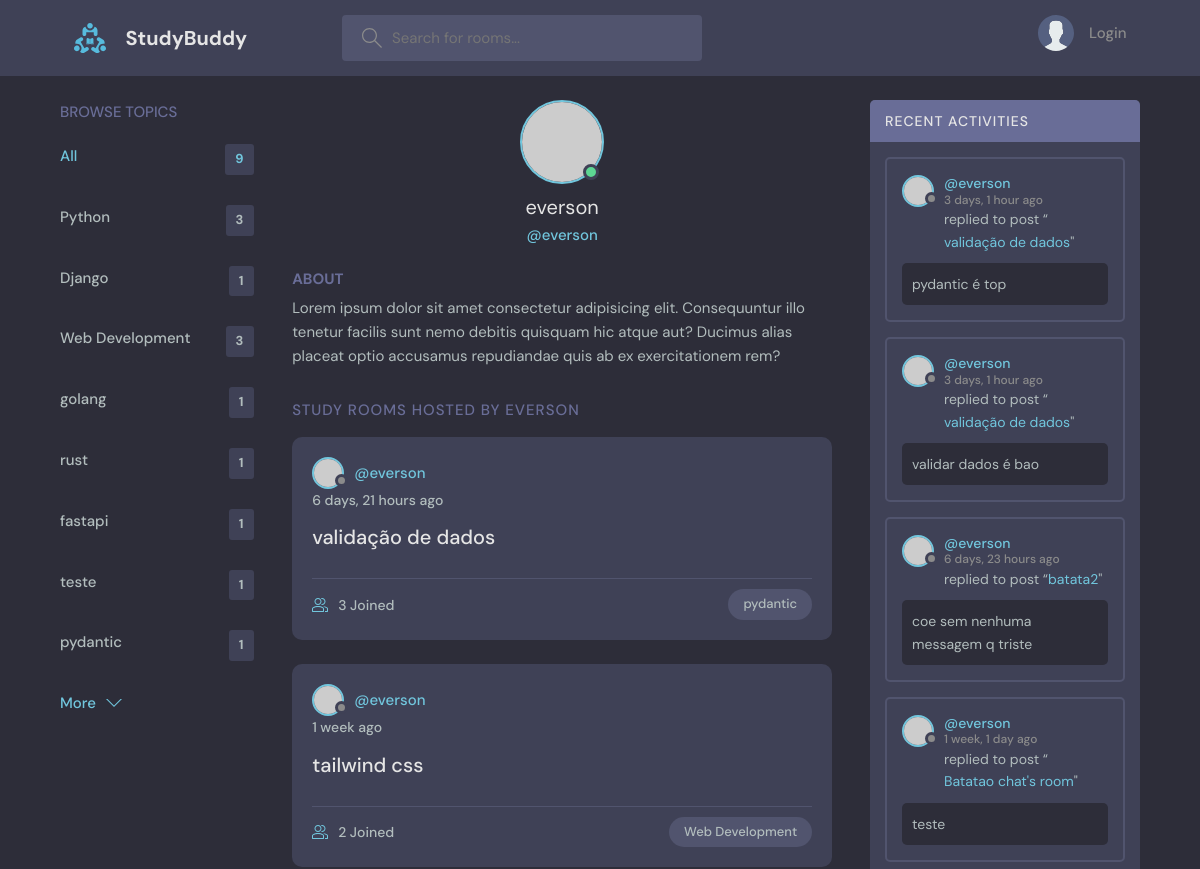
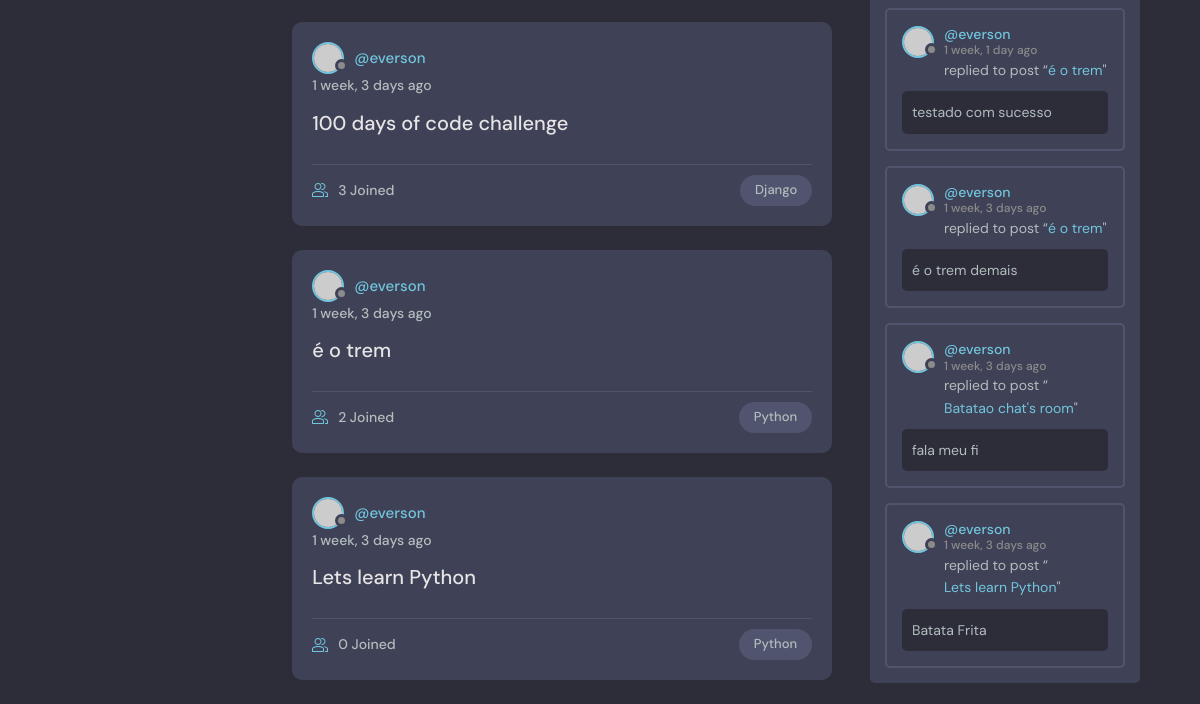
The app's page /profile/1/, older data (2 pictures, top to bottom).
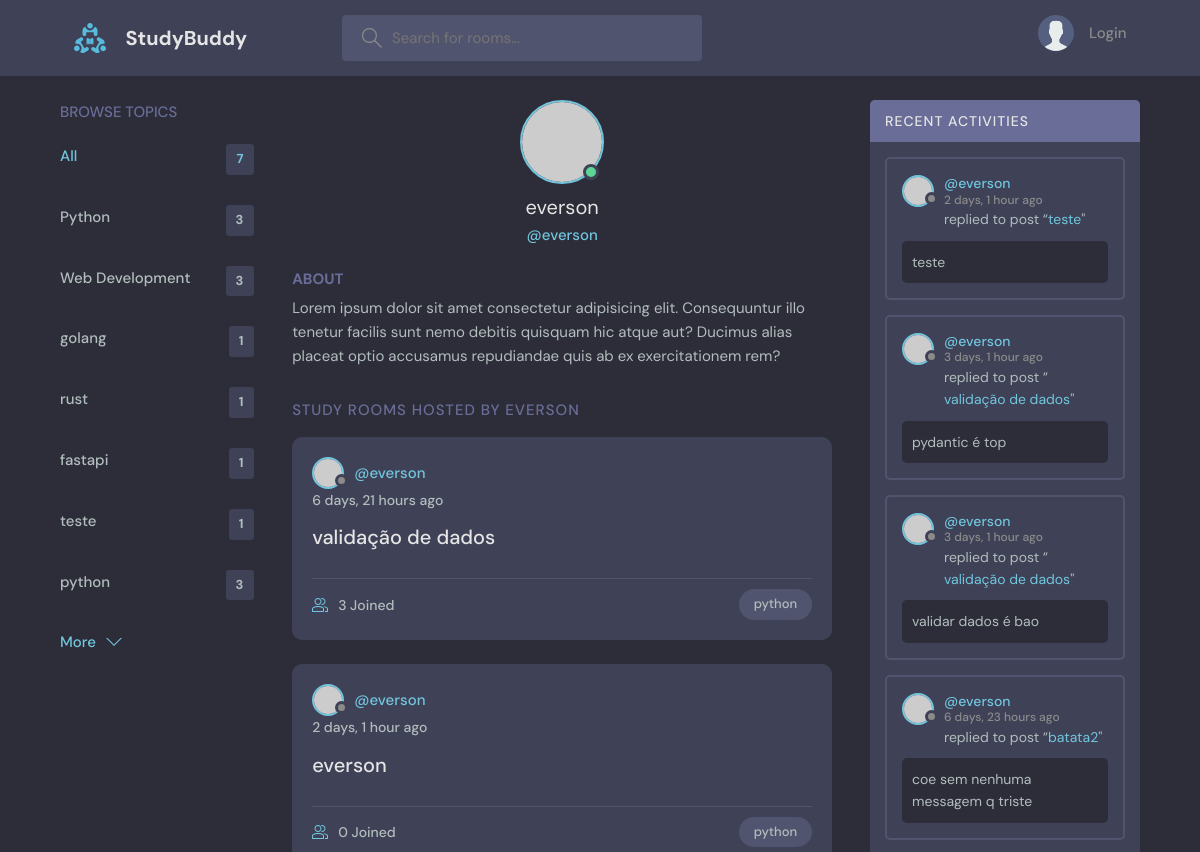
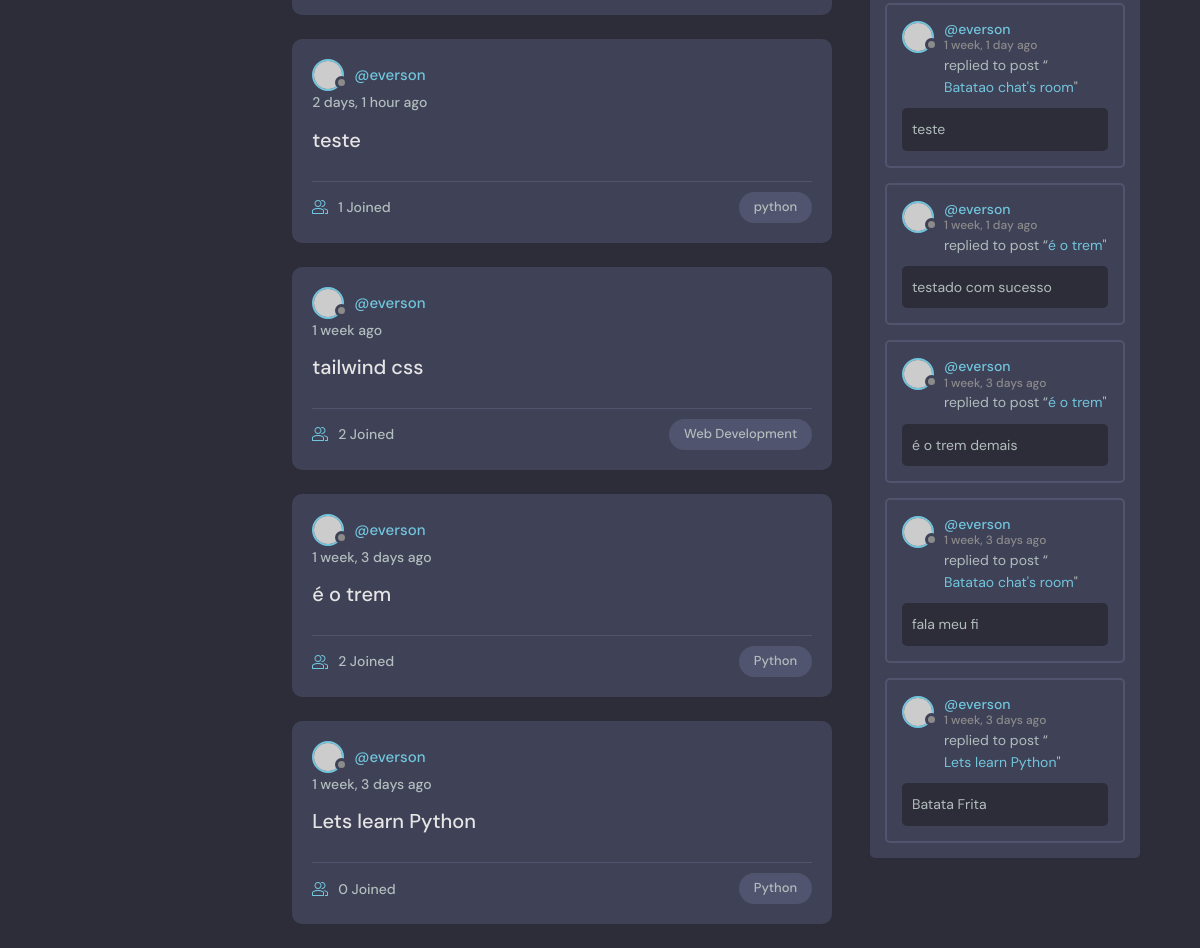
The same page, newer data (2 pictures, top to bottom).
### base/models.py (models this page shows, shortened)
class Topic(models.Model):
    name = models.CharField(max_length=200)

class Room(models.Model):
    host = models.ForeignKey(User, on_delete=models.SET_NULL, null=True)
    topic = models.ForeignKey(Topic, on_delete=models.SET_NULL, null=True)
    name = models.CharField(max_length=200)
    description = models.TextField(null=True, blank=True)
    participants = models.ManyToManyField(User, related_name='participants', blank=True)
    created_at = models.DateTimeField(auto_now_add=True)
    updated_at = models.DateTimeField(auto_now=True)
    class Meta:
        ordering = ['-updated_at', '-created_at']
    def __str__(self):
        return self.name

class Message(models.Model):
    user = models.ForeignKey(User, on_delete=models.CASCADE)
    room = models.ForeignKey(Room, on_delete=models.CASCADE)
    body = models.TextField()
    created_at = models.DateTimeField(auto_now_add=True)
    updated_at = models.DateTimeField(auto_now=True)
    class Meta:
        ordering = ['-updated_at', '-created_at']

### base/views.py (the view)
# urls.py: path('profile/<str:pk>/', views.user_profile, name='user-profile'),
def user_profile(request: HttpRequest, pk: str):
    user = User.objects.get(id=pk)
    rooms = user.room_set.all()
    topic_messages = user.message_set.all()
    topics = Topic.objects.all()
    context = {
        'user': user,
        'rooms': rooms,
        'topic_messages': topic_messages,
        'topics': topics,
    }
    return render(request, 'base/profile.html', context)

### base/templates/base/profile.html (shortened to what this page needs)
{% extends "main.html" %}
{% block content %}
<main class="profile-page layout layout--3">
    <div class="container">
        {% include "base/topics_component.html" %}
        <div class="roomList">
            <div class="profile">
                <div class="profile__avatar">
                    <div class="avatar avatar--large active">
                        <img src="https://randomuser.me/api/portraits/men/11.jpg" />
                    </div>
                </div>
                <div class="profile__info">
                    <h3>{{user.username}}</h3>
                    <p>@{{user.username}}</p>
                </div>
                <div class="profile__about">
                    <h3>About</h3>
                    <p>
                        Lorem ipsum dolor sit amet consectetur adipisicing elit. Consequuntur illo tenetur
                        facilis sunt nemo debitis quisquam hic atque aut? Ducimus alias placeat optio
                        accusamus repudiandae quis ab ex exercitationem rem?
                    </p>
                </div>
            </div>
            <div class="roomList__header">
                <div>
                    <h2>Study Rooms Hosted by {{user.username}}
                    </h2>
                </div>
            </div>
            {% include "base/feed_component.html" %}
        </div>
        {% include "base/activity_component.html" %}
    </div>
</main>
{% endblock content %}

### templates/main.html (shortened to what this page needs)
<!DOCTYPE html>
{% load static %}
<html lang="en">
<head>
    <link rel="stylesheet" href="{% static 'styles/style.css' %}" />
</head>
<body>
    {% include "navbar.html" %}
    {% block content %}
    {% endblock content %}
</body>
</html>

### templates/navbar.html (shortened to what this page needs)
{% load static %}
<header class="header header--loggedIn">
    <div class="container">
        <a href="{% url 'home' %}" class="header__logo">
            <img src="{% static 'images/logo.svg' %}" />
            <h1>StudyBuddy</h1>
        </a>
        <form class="header__search" method="GET" action="{% url 'home' %}">
            <label>
                <input name="q" placeholder="Search for rooms..." />
            </label>
        </form>
        <nav class="header__menu">
            {% if request.user.is_authenticated %}
                <div class="header__user">
                    <a href="{% url 'user-profile' request.user.id %}">
                        <div class="avatar avatar--medium active">
                            <img src="https://randomuser.me/api/portraits/men/37.jpg" />
                        </div>
                        <p>@{{request.user.username}}<span>@{{request.user.username}}</span></p>
                    </a>
                    <button class="dropdown-button">
                        <svg version="1.1" xmlns="http://www.w3.org/2000/svg" width="32" height="32" viewBox="0 0 32 32">
                            <title>chevron-down</title>
                            <path d="M16 21l-13-13h-3l16 16 16-16h-3l-13 13z"></path>
                        </svg>
                    </button>
                </div>
            {% else %}
                    <a href="{% url 'login' %}">
                        <img src="{% static 'images/avatar.svg' %}" />
                        <p>Login</p>
                    </a>
            {% endif %}
        </nav>
    </div>
</header>

### base/templates/base/topics_component.html
<div class="topics">
    <div class="topics__header">
        <h2>Browse Topics</h2>
    </div>
    <ul class="topics__list">
        <li>
            <a href="{% url 'home' %}" class="active">All <span> {{topics.count}} </span></a>
        </li>
        {% for topic in topics %}
            {% if topic.room_set.all.count > 0 %}
                <li>
                    <a href="{% url 'home' %}?q={{topic.name}}"> {{topic.name}} <span> {{topic.room_set.all.count}} </span></a>
                </li>
            {% endif %}
        {% endfor %}
    </ul>
    <a class="btn btn--link" href="{% url 'topics' %}">
        More
        <svg version="1.1" xmlns="http://www.w3.org/2000/svg" width="32" height="32" viewBox="0 0 32 32">
            <title>chevron-down</title>
            <path d="M16 21l-13-13h-3l16 16 16-16h-3l-13 13z"></path>
        </svg>
    </a>
</div>

### base/templates/base/feed_component.html (shortened to what this page needs)
{% for room in rooms %}
    <div class="roomListRoom">
        <div class="roomListRoom__header">
            <a href="{% url 'user-profile' room.host.id %}" class="roomListRoom__author">
                <div class="avatar avatar--small">
                <img src="https://randomuser.me/api/portraits/women/11.jpg" />
                </div>
                <span>@{{room.host.username}} </span>
            </a>
        </div>
        <div class="roomListRoom__actions">
            <span>{{room.created_at|timesince}} ago</span>
        </div>
        <div class="roomListRoom__content">
            <a href="{% url 'room' room.id %}">{{room.name}}</a>
        </div>
        <div class="roomListRoom__meta">
            <a href="{% url 'room' room.id %}" class="roomListRoom__joined">
                {{room.participants.all.count}} Joined
            </a>
            <p class="roomListRoom__topic">{{room.topic.name}}</p>
        </div>
    </div>
{% endfor %}

### base/templates/base/activity_component.html (shortened to what this page needs)
<div class="activities">
    <div class="activities__header">
        <h2>Recent Activities</h2>
    </div>
    {% for message in topic_messages %}
    <div class="activities__box">
        <div class="activities__boxHeader roomListRoom__header">
            <a href="{% url 'user-profile' message.user.id %}" class="roomListRoom__author">
                <div class="avatar avatar--small">
                    <img src="https://randomuser.me/api/portraits/women/11.jpg" />
                </div>
                <p>
                    @{{message.user}}
                    <span>{{message.created_at|timesince}} ago</span>
                </p>
            </a>
        </div>
        <div class="activities__boxContent">
            <p>replied to post “<a href="{% url 'room' message.room.id %}"> {{message.room}} </a>"</p>
            <div class="activities__boxRoomContent">
                {{message.body}}
            </div>
        </div>
    </div>
    {% endfor %}
</div>

Row changes from the older to the newer data that the page shows:
removed Topic: name "Django", room_set.all.count "1"
removed Topic: name "pydantic", room_set.all.count "1"
removed Room: host.username "everson", created_at "1 week, 3 days", name "100 days of code challenge", participants.all.count "3", topic.name "Django"
added Topic: name "python", room_set.all.count "3"
changed Room "validação de dados": topic.name "pydantic" → "python"
added Room: host.username "everson", created_at "2 days, 1 hour", name "everson", participants.all.count "0", topic.name "python"
added Room: host.username "everson", created_at "2 days, 1 hour", name "teste", participants.all.count "1", topic.name "python"
added Message: user "everson", created_at "2 days, 1 hour", room "teste", body "teste"
Text that changed along with them:
{{ topics.count }}: "9" → "7"
